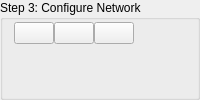
           <widget class="QGroupBox" name="groupBox_9">
            <property name="title">
             <string>Step 3: Configure Network</string>
            </property>
            <layout class="QVBoxLayout" name="verticalLayout_14">
             <property name="topMargin">
              <number>2</number>
             </property>
             <item>
              <layout class="QHBoxLayout" name="horizontalLayout_3">
               <property name="spacing">
                <number>0</number>
               </property>
               <property name="topMargin">
                <number>0</number>
               </property>
               <item>
                <widget class="QPushButton" name="train_new_network">
                 <property name="text">
                  <string/>
                 </property>
                 <property name="icon">
                  <iconset resource="icons.qrc">
                   <normaloff>:/icons/icons/new.png</normaloff>:/icons/icons/new.png</iconset>
                 </property>
                </widget>
               </item>
               <item>
                <widget class="QPushButton" name="train_open_network">
                 <property name="text">
                  <string/>
                 </property>
                 <property name="icon">
                  <iconset resource="icons.qrc">
                   <normaloff>:/icons/icons/open.png</normaloff>:/icons/icons/open.png</iconset>
                 </property>
                </widget>
               </item>
               <item>
                <widget class="QPushButton" name="train_save_network">
                 <property name="minimumSize">
                  <size>
                   <width>0</width>
                   <height>0</height>
                  </size>
                 </property>
                 <property name="text">
                  <string/>
                 </property>
                 <property name="icon">
                  <iconset resource="icons.qrc">
                   <normaloff>:/icons/icons/save.png</normaloff>:/icons/icons/save.png</iconset>
                 </property>
                </widget>
               </item>
               <item>
                <spacer name="horizontalSpacer">
                 <property name="orientation">
                  <enum>Qt::Horizontal</enum>
                 </property>
                 <property name="sizeHint" stdset="0">
                  <size>
                   <width>40</width>
                   <height>20</height>
                  </size>
                 </property>
                </spacer>
               </item>
              </layout>
             </item>
             <item>
              <widget class="QLabel" name="model_info">
               <property name="text">
                <string/>
               </property>
              </widget>
             </item>
            </layout>
           </widget>
